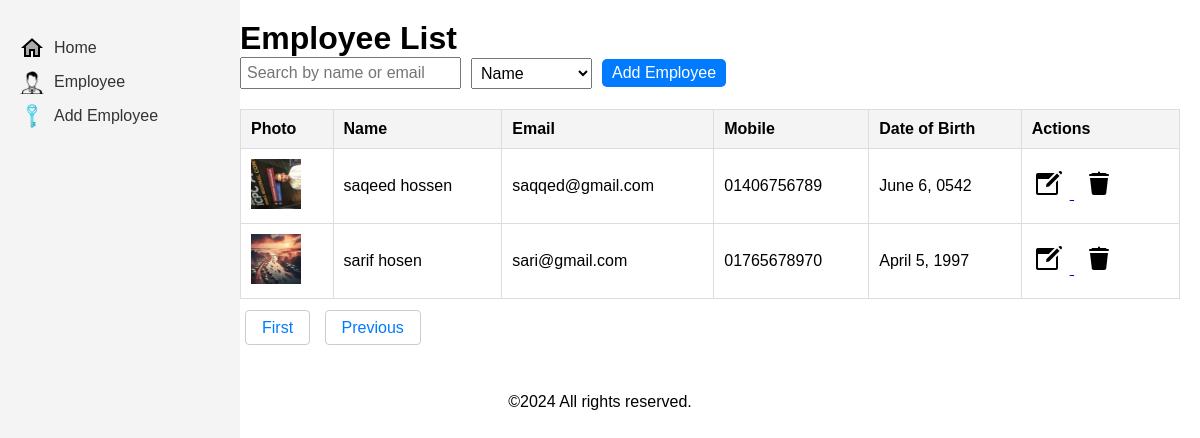
Screenshot of /employees/employees/?page=2&search=&sort_by=first_name with the database file from the repository.
### employees/models.py (models this page shows, shortened)
class Employee(models.Model):
    first_name = models.CharField(max_length=50)
    last_name = models.CharField(max_length=50)
    email = models.EmailField()
    mobile = models.CharField(max_length=15)
    date_of_birth = models.DateField()
    photo = models.ImageField(upload_to='employees/')

### employees/views.py (the view)
# urls.py: path('', views.employee_list, name='home'),
def employee_list(request):
    search_query = request.GET.get('search', '')
    sort_by = request.GET.get('sort_by', 'first_name')
    employees = Employee.objects.filter(
        Q(first_name__icontains=search_query) |
        Q(last_name__icontains=search_query) |
        Q(email__icontains=search_query) |
        Q(mobile__icontains=search_query) |
        Q(date_of_birth__icontains=search_query)  # assuming date_of_birth is in string format like 'YYYY-MM-DD'
    ).order_by(sort_by)
    paginator = Paginator(employees, 10)  # 10 employees per page
    page_number = request.GET.get('page')
    page_obj = paginator.get_page(page_number)
    return render(request, 'employees/employee_list.html', {'page_obj': page_obj, 'sort_by': sort_by})

### employees/templates/employees/employee_list.html (shortened to what this page needs)
{% load static %}
<!DOCTYPE html>
<html lang="en">
<head>
    <link rel="stylesheet" href="{% static 'css/style.css' %}">
</head>
<body>
    <div class="container">
        <aside class="sidebar">
            <nav>
                <ul>
                    <li>
                        <a href="{% url 'home' %}" class="{% if request.path == '/' %}active{% endif %}">
                            <img src="{% static 'images/icons8-home-24.png' %}" alt="Home" class="nav-icon">
                            Home
                        </a>
                    </li>
                    <li>
                        <a href="{% url 'employee_list' %}" class="{% if request.path == '/employees/' %}active{% endif %}">
                            <img src="{% static 'images/icons8-employee-50.png' %}" alt="Employee" class="nav-icon">
                            Employee
                        </a>
                    </li>
                    <li>
                        <a href="{% url 'add_employee' %}" class="{% if request.path == '/employees/add/' %}active{% endif %}">
                            <img src="{% static 'images/icons8-key-64.png' %}" alt="Add Employee" class="nav-icon">
                            Add Employee
                        </a>
                    </li>
                </ul>
            </nav>
        </aside>
        <main class="content">
            <header>
                <h1>Employee List</h1>
                <div class="actions">
                    <input type="text" id="searchInput" placeholder="Search by name or email" value="{{ request.GET.search }}">
                    <select id="sortSelect">
                        <option value="first_name" {% if sort_by == 'first_name' %}selected{% endif %}>Name</option>
                    </select>
                    <a href="{% url 'add_employee' %}" class="btn">Add Employee</a>
                </div>
            </header>
            <main>
                <table>
                    <thead>
                        <tr>
                            <th>Photo</th>
                            <th>Name</th>
                            <th>Email</th>
                            <th>Mobile</th>
                            <th>Date of Birth</th>
                            <th>Actions</th>
                        </tr>
                    </thead>
                    <tbody>
                        {% for employee in page_obj %}
                        <tr>
                         <td>
                                <img src="{{ employee.photo.url }}" alt="Photo" class="thumbnail">
                            </td>
                            <td>{{ employee.first_name }} {{ employee.last_name }}</td>
                            <td>{{ employee.email }}</td>
                            <td>{{ employee.mobile }}</td>
                            <td>{{ employee.date_of_birth }}</td>
                            <td>
                                <a href="{% url 'edit_employee' employee.pk %}">
                                    <img src="{% static 'images/icons8-edit-30.png' %}" alt="Edit" class="icon">
                                </a>
                                <a href="{% url 'delete_employee' employee.pk %}">
                                    <img src="{% static 'images/icons8-delete-30.png' %}" alt="Delete" class="icon">
                                </a>
                            </td>
                        </tr>
                        {% empty %}
                        <tr>
                            <td colspan="6">No employees found.</td>
                        </tr>
                        {% endfor %}
                    </tbody>
                </table>
                <div class="pagination">
                    <span class="step-links">
                        {% if page_obj.has_previous %}
                            <a href="?page=1&search={{ request.GET.search }}&sort_by={{ sort_by }}">First</a>
                            <a href="?page={{ page_obj.previous_page_number }}&search={{ request.GET.search }}&sort_by={{ sort_by }}">Previous</a>
                        {% endif %}
                    </span>
                </div>
            </main>
        </main>
    </div>
    <footer class="ftr">
        <p>&copy;2024 All rights reserved.</p>
    </footer>
</body>
</html>

### static/css/style.css (style rules this page uses)
body { font-family: Arial, sans-serif; margin: 0; padding: 0; box-sizing: border-box; }
.container { display: flex; }
.sidebar { width: 200px; background-color: #f4f4f4; padding: 20px; height: 100vh; position: fixed; }
.sidebar nav ul { list-style: none; padding: 0; }
.sidebar nav ul li { margin-bottom: 10px; }
.sidebar nav ul li a { text-decoration: none; color: #333; display: flex; align-items: center; }
.nav-icon { width: 24px; height: 24px; margin-right: 10px; }
.content { margin-left: 220px; padding: 20px; width: calc(100% - 220px); }
header { margin-bottom: 20px; }
header h1 { margin: 0; }
.actions { display: flex; align-items: center; gap: 10px; margin-bottom: 20px; }
.actions input { padding: 5px; font-size: 16px; }
.actions select { padding: 5px; font-size: 16px; }
.actions .btn { padding: 5px 10px; font-size: 16px; text-decoration: none; color: #fff; background-color: #007bff; border-radius: 5px; }
table { width: 100%; border-collapse: collapse; }
table, th, td { border: 1px solid #ddd; }
th, td { padding: 10px; text-align: left; }
th { background-color: #f4f4f4; }
.thumbnail { width: 50px; height: 50px; object-fit: cover; }
.pagination { margin-top: 20px; }
.pagination .step-links { display: inline-block; }
.icon { width: 30px; height: 30px; margin-right: 8px; }
td a { margin-right: 10px; }
.pagination { display: flex; justify-content: space-between; margin: 20px 0; }
.pagination a { padding: 8px 16px; margin: 0 5px; text-decoration: none; color: #007bff; border: 1px solid #ccc; border-radius: 4px; }
.ftr { text-align: center; }

### rows the page displays
Employee: photo (picture), first_name "saqeed", last_name "hossen", email "saqqed@gmail.com", mobile "01406756789", date_of_birth "June 6, 0542"
Employee: photo (picture), first_name "sarif", last_name "hosen", email "sari@gmail.com", mobile "01765678970", date_of_birth "April 5, 1997"
